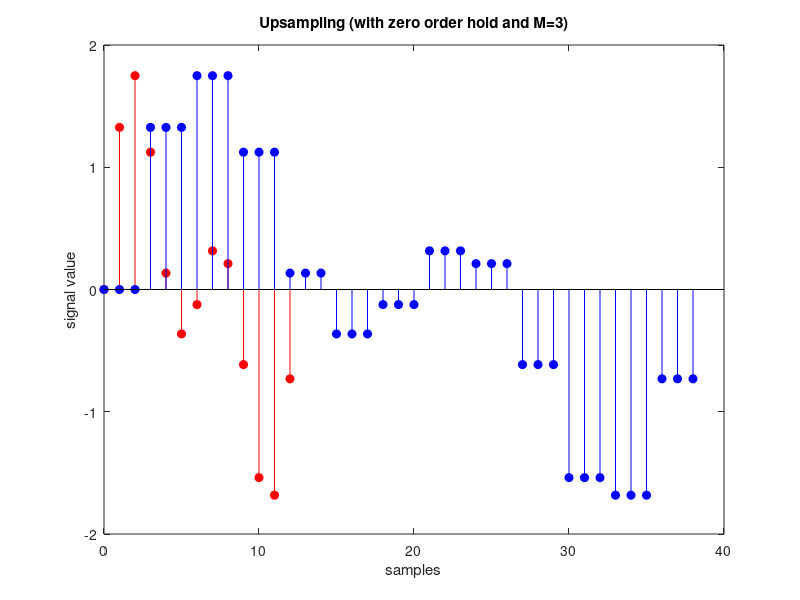

Recreate this plot in MATLAB.
load('q2_1.mat');
% upsampling with zero order hold
M = 3;
len = length(x);
y = zeros(1,M*len);

for k=0:len-1
    w = k*M;
    y(w + 1) = x(k+1);
    for p = 1:M-1
        y(w+1+p) = x(k+1);
    end
end

figure;
stem(0:len-1,x,'filled','red');
title('Upsampling (with zero order hold and M=3)');
xlabel('samples');
ylabel('signal value');
hold on;
stem(0:M*len-1,y,'filled','blue');
hold off;

